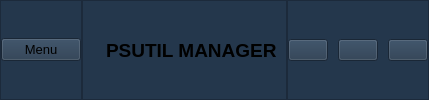
     <widget class="QFrame" name="header_frame">
      <property name="styleSheet">
       <string notr="true">background-color: rgb(36, 55, 76);</string>
      </property>
      <property name="frameShape">
       <enum>QFrame::NoFrame</enum>
      </property>
      <property name="frameShadow">
       <enum>QFrame::Raised</enum>
      </property>
      <layout class="QHBoxLayout" name="horizontalLayout">
       <property name="spacing">
        <number>0</number>
       </property>
       <property name="leftMargin">
        <number>0</number>
       </property>
       <property name="topMargin">
        <number>0</number>
       </property>
       <property name="rightMargin">
        <number>0</number>
       </property>
       <property name="bottomMargin">
        <number>0</number>
       </property>
       <item>
        <widget class="QFrame" name="headerLeft_frame">
         <property name="frameShape">
          <enum>QFrame::StyledPanel</enum>
         </property>
         <property name="frameShadow">
          <enum>QFrame::Raised</enum>
         </property>
         <layout class="QHBoxLayout" name="horizontalLayout_4">
          <property name="spacing">
           <number>0</number>
          </property>
          <property name="leftMargin">
           <number>0</number>
          </property>
          <property name="topMargin">
           <number>0</number>
          </property>
          <property name="rightMargin">
           <number>0</number>
          </property>
          <property name="bottomMargin">
           <number>0</number>
          </property>
          <item alignment="Qt::AlignLeft">
           <widget class="QPushButton" name="menu_btn">
            <property name="font">
             <font>
              <pointsize>10</pointsize>
             </font>
            </property>
            <property name="text">
             <string>Menu</string>
            </property>
            <property name="icon">
             <iconset resource="icons.qrc">
              <normaloff>:/icons/icons/white/align-left.svg</normaloff>:/icons/icons/white/align-left.svg</iconset>
            </property>
            <property name="iconSize">
             <size>
              <width>32</width>
              <height>32</height>
             </size>
            </property>
           </widget>
          </item>
         </layout>
        </widget>
       </item>
       <item>
        <widget class="QFrame" name="headerCenter_frame">
         <property name="frameShape">
          <enum>QFrame::StyledPanel</enum>
         </property>
         <property name="frameShadow">
          <enum>QFrame::Raised</enum>
         </property>
         <layout class="QHBoxLayout" name="horizontalLayout_3">
          <item alignment="Qt::AlignRight">
           <widget class="QLabel" name="mainWindowIcon_lbl">
            <property name="font">
             <font>
              <pointsize>10</pointsize>
             </font>
            </property>
            <property name="text">
             <string/>
            </property>
            <property name="pixmap">
             <pixmap resource="icons.qrc">:/icons/icons/white/airplay.svg</pixmap>
            </property>
           </widget>
          </item>
          <item>
           <widget class="QLabel" name="mainWindowTitle_lbl">
            <property name="font">
             <font>
              <family>MS Shell Dlg 2</family>
              <pointsize>14</pointsize>
              <weight>75</weight>
              <italic>false</italic>
              <bold>true</bold>
             </font>
            </property>
            <property name="text">
             <string>PSUTIL MANAGER</string>
            </property>
           </widget>
          </item>
         </layout>
        </widget>
       </item>
       <item alignment="Qt::AlignRight">
        <widget class="QFrame" name="headerRight_frame">
         <property name="frameShape">
          <enum>QFrame::StyledPanel</enum>
         </property>
         <property name="frameShadow">
          <enum>QFrame::Raised</enum>
         </property>
         <layout class="QHBoxLayout" name="horizontalLayout_2">
          <property name="spacing">
           <number>10</number>
          </property>
          <property name="leftMargin">
           <number>0</number>
          </property>
          <property name="topMargin">
           <number>0</number>
          </property>
          <property name="rightMargin">
           <number>0</number>
          </property>
          <property name="bottomMargin">
           <number>0</number>
          </property>
          <item>
           <widget class="QPushButton" name="minimizeWindow_btn">
            <property name="text">
             <string/>
            </property>
            <property name="icon">
             <iconset>
              <normaloff>:/icons/icons/minus.svg</normaloff>:/icons/icons/minus.svg</iconset>
            </property>
           </widget>
          </item>
          <item>
           <widget class="QPushButton" name="maximizeWindow_btn">
            <property name="text">
             <string/>
            </property>
            <property name="icon">
             <iconset>
              <normaloff>:/icons/icons/maximize-2.svg</normaloff>:/icons/icons/maximize-2.svg</iconset>
            </property>
           </widget>
          </item>
          <item>
           <widget class="QPushButton" name="closeWindow_btn">
            <property name="text">
             <string/>
            </property>
            <property name="icon">
             <iconset>
              <normaloff>:/icons/icons/x.svg</normaloff>:/icons/icons/x.svg</iconset>
            </property>
           </widget>
          </item>
         </layout>
        </widget>
       </item>
      </layout>
     </widget>
